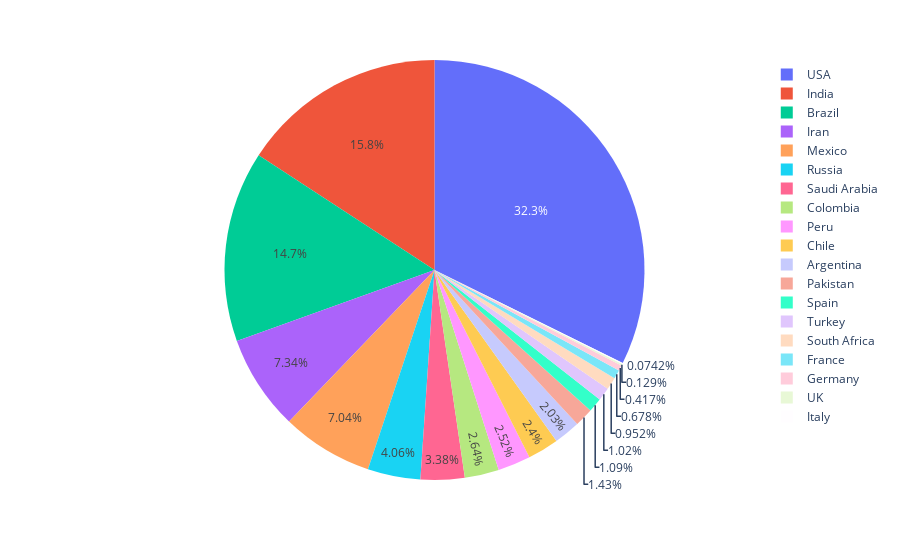

The cell this chart's notebook holds for it:
### Code cell
fig = px.pie(covid.head(20),names = 'Country',values = 'Serious')
fig.show()

### Figure 1 — Plotly figure (JSON) as saved in the notebook; plotly's stock layout.template omitted (floating-point values rounded to 4 significant figures)
{"data": [{"domain": {"x": [0, 1], "y": [0, 1]}, "hovertemplate": "Country=%{label}<br>Serious=%{value}<extra></extra>", "labels": ["USA", "Brazil", "India", "Russia", "South Africa", "Mexico", "Peru", "Chile", "Colombia", "Spain", "Iran", "UK", "Saudi Arabia", "Pakistan", "Bangladesh", "Italy", "Turkey", "Argentina", "Germany", "France"], "legendgroup": "", "name": "", "showlegend": true, "type": "pie", "values": [18296, 8318, 8944, 2300, 539, 3987, 1426, 1358, 1493, 617, 4156, 73, 1915, 809, null, 42, 580, 1150, 236, 384]}], "layout": {"legend": {"tracegroupgap": 0}, "margin": {"t": 60}}}
